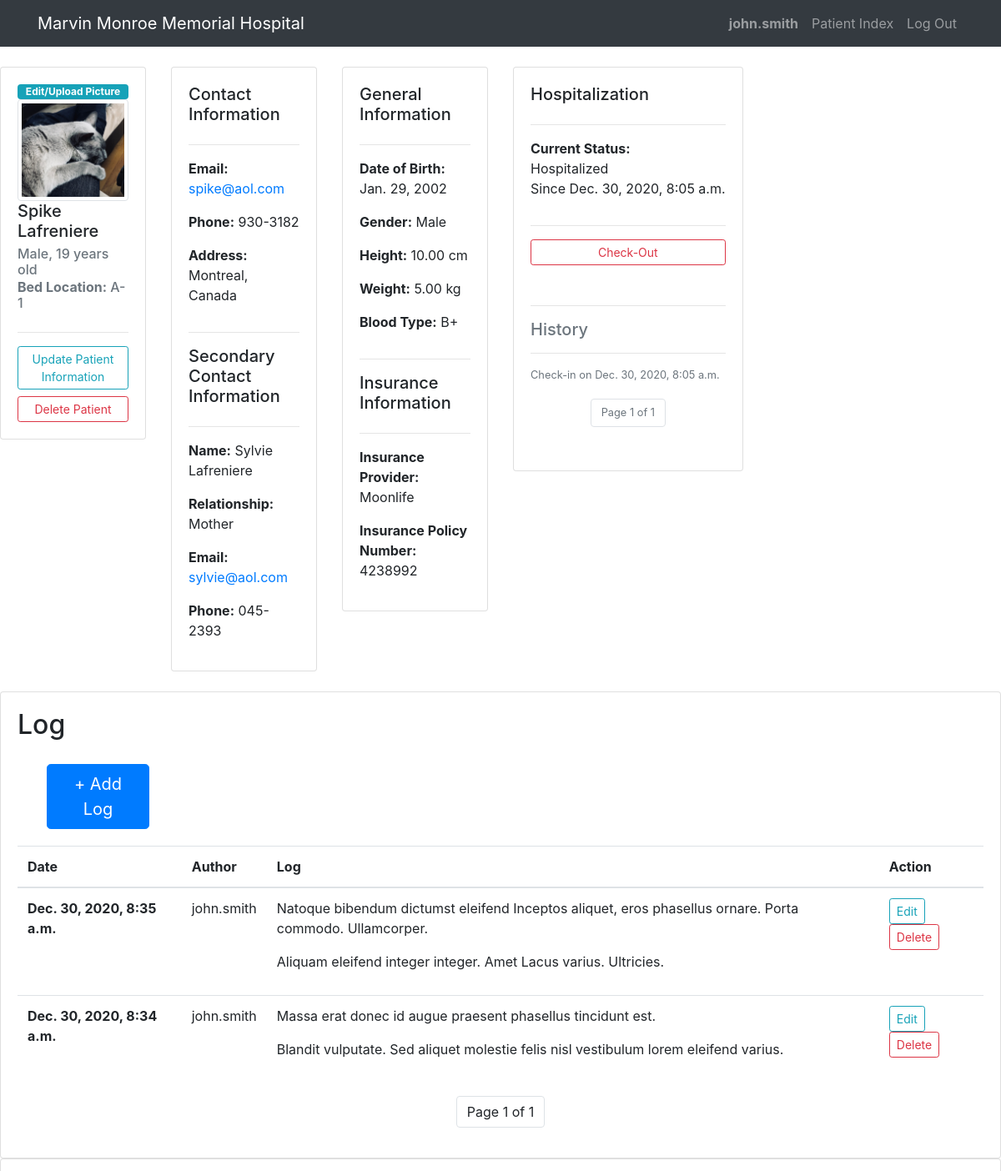
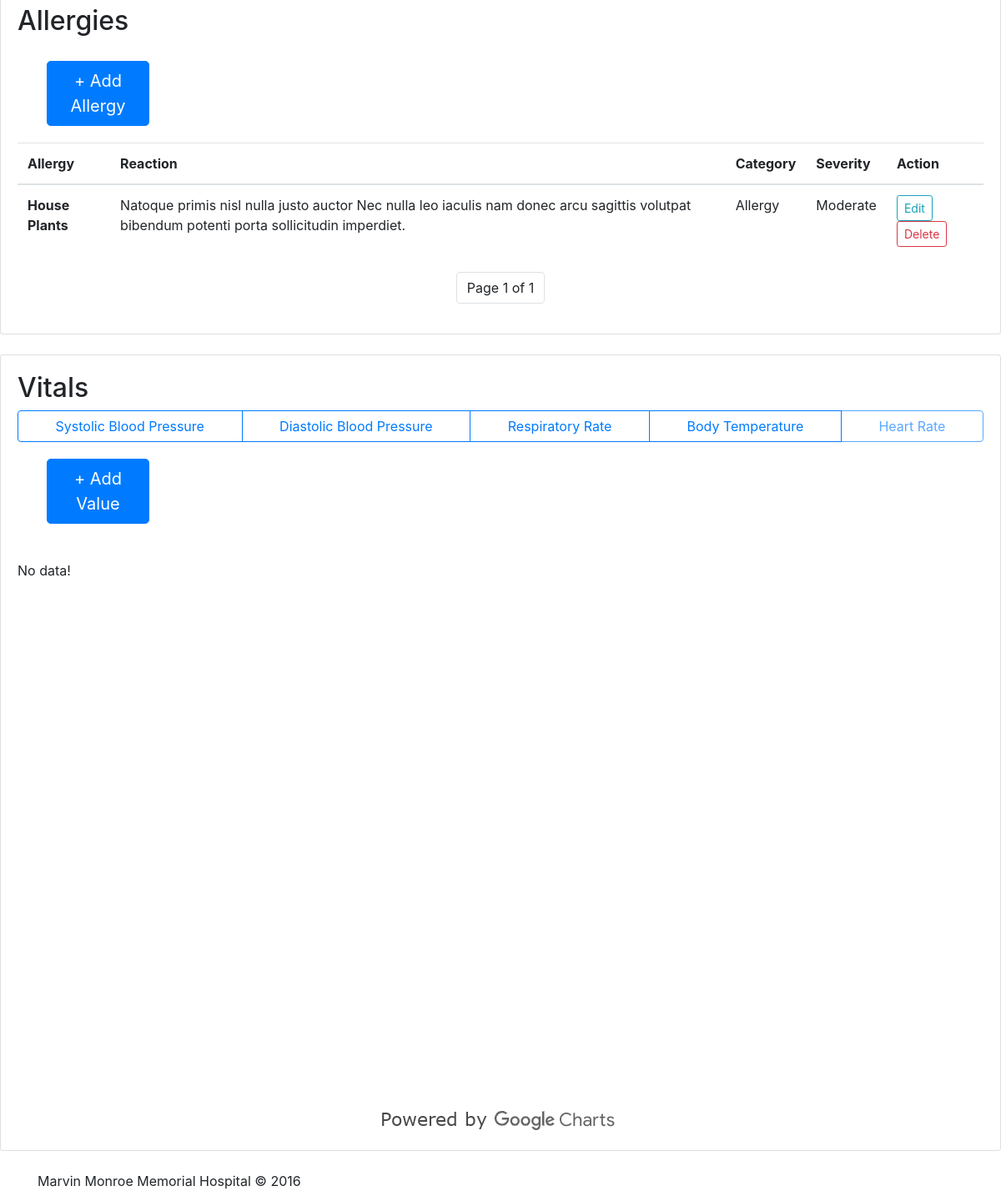
Page /patient/3 (signed in) on the committed database (2 pictures, top to bottom).
### hms/models.py (models this page shows, shortened)
class User(AbstractUser):
    pass

class Patient(models.Model):
    GENDER_CHOICES = [
        ('M', 'Male'),
        ('F', 'Female'),
        ('O', 'Other')
    ]
    BLOOD_TYPES = [
        ('APOS', 'A+'),
        ('ANEG', 'A-'),
        ('BPOS', 'B+'),
        ('BNEG', 'B-'),
        ('OPOS', 'O+'),
        ('ONEG', 'O-'),
        ('ABPOS', 'AB+'),
        ('ABNEG', 'AB-'),
        ('UNKNOWN', 'Unknown')
    ]
    first_name = models.CharField(max_length=200, blank=True, default='N/A')
    last_name = models.CharField(max_length=200, blank=True, default='N/A')
    gender = models.CharField(max_length=100, null=True, blank=True, default='Other', choices=GENDER_CHOICES)
    address = models.CharField(max_length=400, blank=True, default='N/A')
    birth_date = models.DateField(null=True, blank=True, default='N/A')
    phone = models.CharField(max_length=200, blank=True, default='N/A')
    email = models.CharField(max_length=200, blank=True, default='N/A')
    avatar = models.ImageField(null=True, blank=True)
    height_cm = models.DecimalField(default="0.00", decimal_places=2, max_digits=5, blank=True, null=True)
    weight_kg = models.DecimalField(default="0.00", decimal_places=2, max_digits=50, blank=True, null=True)
    blood_type = models.CharField(max_length=100, null=True, default="Unknown", choices=BLOOD_TYPES)
    contact_name = models.CharField(max_length=200, blank=True, default='N/A')
    contact_relationship = models.CharField(max_length=200, blank=True, default='N/A')
    contact_phone = models.CharField(max_length=200, blank=True, default='N/A')
    contact_email = models.CharField(max_length=200, blank=True, default='N/A')
    insurance_policy_provider = models.CharField(max_length=200, blank=True, default='N/A')
    insurance_policy_number = models.CharField(max_length=200, blank=True, default='N/A')
    bed_location = models.CharField(max_length=200, blank=True, default='N/A')
    timestamp = models.DateTimeField(auto_now_add=True)
    def age(self):
        if not self.birth_date:
            return 0
        else:
            return (datetime.date.today().year - self.birth_date.year)
    def gender_full(self):
        return self.get_gender_display()
    def blood_type_full(self):
        return self.get_blood_type_display()

class Hospitalization(models.Model):
    STATUS_CHOICES = [
        ('CHECKIN', 'Check-in'),
        ('CHECKOUT', 'Check-out')
    ]
    patient = models.ForeignKey(Patient, on_delete=models.CASCADE, related_name="hospitalization_patient", null=True)
    nurse = models.ForeignKey(User, on_delete=models.CASCADE, related_name="hospitalization_nurse", null=True)
    status = models.CharField(max_length=100, null=True, choices=STATUS_CHOICES)
    timestamp = models.DateTimeField(auto_now_add=True)

class Log(models.Model):
    patient = models.ForeignKey(Patient, on_delete=models.CASCADE, related_name="log_patient", null=True)
    nurse = models.ForeignKey(User, on_delete=models.CASCADE, related_name="log_nurse", null=True)
    note = models.TextField(blank=True)
    timestamp = models.DateTimeField(auto_now_add=True)

class Allergy(models.Model):
    CATEGORY_CHOICES = [
        ('SFX', 'Side Effect'),
        ('ALGY', 'Allergy')
    ]
    SEVERITY_CHOICES = [
        ('MILD', 'Mild'),
        ('MODERATE', 'Moderate'),
        ('SEVERE', 'Severe')
    ]
    patient = models.ForeignKey(Patient, on_delete=models.CASCADE, related_name="allergy_patient", null=True)
    nurse = models.ForeignKey(User, on_delete=models.CASCADE, related_name="allergy_nurse", null=True)
    allergy = models.CharField(max_length=200, blank=True)
    reaction = models.TextField(blank=True)
    category = models.CharField(max_length=100, null=True, choices=CATEGORY_CHOICES)
    severity = models.CharField(max_length=100, null=True, choices=SEVERITY_CHOICES)
    timestamp = models.DateTimeField(auto_now_add=True)
    def display_category(self):
        return self.get_category_display()
    def display_severity(self):
        return self.get_severity_display()

### hms/views.py (the view)
# urls.py: path("patient/<str:pk>", views.patient, name="patient"),
@login_required(login_url='login') # From https://docs.djangoproject.com/en/dev/ref/settings/#login-redirect-url
def patient(request, pk):
    patient = Patient.objects.get(id=pk)
    allergies = Allergy.objects.filter(patient=patient).order_by('allergy').all()
    logs = Log.objects.filter(patient=patient).order_by('-timestamp').all()
    statuses = Hospitalization.objects.filter(patient=patient).order_by('-timestamp').all()
    if (len(statuses) > 0 and statuses[0].status == 'Check-in'):
        status = statuses[0]
    else:
        status = "Released"
    his_paginator = Paginator(statuses, 3) # Show 3 elements per page.
    his_page_number = request.GET.get('page_his')
    his_page_obj = his_paginator.get_page(his_page_number)
    logs_paginator = Paginator(logs, 5) # Show 5 logs per page.
    logs_page_number = request.GET.get('page_log')
    logs_page_obj = logs_paginator.get_page(logs_page_number)
    allergies_paginator = Paginator(allergies, 10) # Show 10 allergies per page.
    allergies_page_number = request.GET.get('page_all')
    allergies_page_obj = allergies_paginator.get_page(allergies_page_number)
    context = {"patient": patient, "status": status, "statuses": his_page_obj, "logs": logs_page_obj, "NewLogForm": NewLogForm, "allergies": allergies_page_obj, "NewAllergyForm": NewAllergyForm}
    return render(request, "hms/profile.html", context)

### hms/templates/hms/profile.html (shortened to what this page needs)
{% extends "hms/layout.html" %}
{% load static %}
{% block body %}
<br>
<div class="row justify-content-md-left">
	<div class="col col-lg-2">
		<div class="card card-body">
			<a href="{% url 'editpicture' patient.id %}" class="badge badge-info">Edit/Upload Picture</a>
			{% if patient.avatar %}
				<a href="{{ patient.avatar.url }}"><img src="{{ patient.avatar.url }}" class="img-thumbnail"></a>
			{% endif %}
			<h5 class="card-title">{{ patient.first_name }} {{ patient.last_name }}</h5>
			<h6 class="card-subtitle mb-2 text-muted">{{ patient.gender_full }}, {{ patient.age }} years old</h6>
			<h6 class="card-subtitle mb-2 text-muted"><b>Bed Location:</b> {{ patient.bed_location }}</h6>
			<hr>
			<a class="btn btn-outline-info btn-sm btn-block" href="{% url 'editpatient' patient.id %}">Update Patient Information</a>
			<a class="btn btn-outline-danger btn-sm btn-block" href="{% url 'deletepatient' patient.id %}">Delete Patient</a>
		</div>
	</div>
	<div class="col col-lg-2">
		<div class="card card-body">
			<h5>Contact Information</h5>
			<hr>
			<p><b>Email:</b> <a href="mailto:{{ patient.email }}">{{ patient.email }}</a></p>
			<p><b>Phone:</b> {{ patient.phone }}</p>
			<p><b>Address:</b> {{ patient.address }}</p>
			<hr>
			<h5>Secondary Contact Information</h5>
			<hr>
			<p><b>Name:</b> {{ patient.contact_name }}</p>
			<p><b>Relationship:</b> {{ patient.contact_relationship }}</p>
			<p><b>Email:</b> <a href="mailto:{{ patient.contact_email }}">{{ patient.contact_email }}</a></p>
			<p><b>Phone:</b> {{ patient.contact_phone }}</p>
		</div>
	</div>
	<div class="col col-lg-2">
		<div class="card card-body">
			<h5>General Information</h5>
			<hr>
			<p><b>Date of Birth:</b> {{ patient.birth_date }}</p>
			<p><b>Gender:</b> {{ patient.gender_full }}</p>
			<p><b>Height:</b> {{ patient.height_cm }} cm</p>
			<p><b>Weight:</b> {{ patient.weight_kg }} kg</p>
			<p><b>Blood Type:</b> {{ patient.blood_type_full }}</p>
			<hr>
			<h5>Insurance Information</h5>
			<hr>
			<p><b>Insurance Provider:</b> {{ patient.insurance_policy_provider }}</p>
			<p><b>Insurance Policy Number:</b> {{ patient.insurance_policy_number }}</p>
		</div>
	</div>
	<div class="col-md-auto">
		<div class="card card-body">
			<h5>Hospitalization</h5>
			<hr>
			<p>
				<b>Current Status:</b>
				{% if status != "Released" %}
					<br>Hospitalized<br>Since {{ status.timestamp }}
					<hr>
					<a href="{% url 'checkinout' patient.id %}" class="btn btn-outline-danger btn-sm">Check-Out</a>
				{% else %}
					<br>Released
					<hr>
					<a href="{% url 'checkinout' patient.id %}" class="btn btn-outline-info btn-sm">Check-In</a>
      			{% endif %}
      		</p>
      		<p class="card-text">
      			<small class="text-muted">
					<hr>
      				<h5>History</h5>
					<hr>
					{% for status in statuses  %}
						{{ status.status }} on {{ status.timestamp}} <br>
					{% endfor %}
        			<br>
					<nav>
						<ul class="pagination justify-content-center">
    						<li class="page-item"><a class="page-link">Page {{ statuses.number }} of {{ statuses.paginator.num_pages }}</a></li>
    					</ul>
					</nav>
				</small>
			</p>
		</div>
	</div>
</div>
<br>
<div class="row">
	<div class="col">
		<div class="card card-body">
      		<h2>Log</h2>
      		<div class="col col-lg-2">
      			<div class="card card-body border-0">
					<button type="button" class="btn btn-primary btn-lg" id="add-log">+ Add Log</button>
      			</div>
      		</div>
			<div>
      		{% if logs %}
        		<table class="table">
          			<thead>
            			<tr>
              				<th scope="col">Date</th>
              				<th scope="col">Author</th>
              				<th scope="col">Log</th>
              				<th scope="col">Action</th>
            			</tr>
          			</thead>
          			<tbody>
            			{% for log in logs %}
            				<tr>
              					<th scope="row" id="date-{{ log.id }}">{{ log.timestamp }}</th>
              					<td id="author-{{ log.id }}">{{ log.nurse }}</td>
              					<td id="log-{{ log.id }}">{{ log.note|linebreaks }}</td>
              					<td id="action-{{ log.id }}">
              						<a href="{% url 'editlog' log.id %}" class="btn btn-outline-info btn-sm">Edit</a>
              						<a href="{% url 'deletelog' log.id %}" class="btn btn-outline-danger btn-sm">Delete</a>
              					</td>
            				</tr>
            			{% endfor %}
          			</tbody>
        		</table>
				<nav>
					<ul class="pagination justify-content-center">
    					<li class="page-item"><a class="page-link">Page {{ logs.number }} of {{ logs.paginator.num_pages }}</a></li>
    				</ul>
				</nav>
      		{% else %}
        		<p>No logs recorded!</p>
      		{% endif %}
      		</div>
		</div>
	</div>
</div>
<div class="row">
	<div class="col">
		<div class="card card-body">
      		<h2>Allergies</h2>
      		<div class="col col-lg-2">
      			<div class="card card-body border-0">
					<button type="button" class="btn btn-primary btn-lg" id="add-allergy">+ Add Allergy</button>
      			</div>
      		</div>
			<div>
      		{% if allergies %}
        		<table class="table">
          			<thead>
            			<tr>
              				<th scope="col">Allergy</th>
              				<th scope="col">Reaction</th>
              				<th scope="col">Category</th>
              				<th scope="col">Severity</th>
              				<th scope="col">Action</th>
            			</tr>
          			</thead>
          			<tbody>
            			{% for allergy in allergies %}
            				<tr>
              					<th scope="row" id="allergy-{{ allergy.id }}">{{ allergy.allergy }}</th>
              					<td id="reaction-{{ allergy.id }}">{{ allergy.reaction|linebreaks }}</td>
              					<td id="catgeory-{{ allergy.id }}">{{ allergy.display_category }}</td>
              					<td id="severity-{{ allergy.id }}">{{ allergy.display_severity }}</td>
              					<td id="action-{{ allergy.id }}">
              						<a href="{% url 'editallergy' allergy.id %}" class="btn btn-outline-info btn-sm">Edit</a>
              						<a href="{% url 'deleteallergy' allergy.id %}" class="btn btn-outline-danger btn-sm">Delete</a>
              					</td>
            				</tr>
            			{% endfor %}
          			</tbody>
        		</table>
				<nav>
					<ul class="pagination justify-content-center">
    					<li class="page-item"><a class="page-link">Page {{ allergies.number }} of {{ allergies.paginator.num_pages }}</a></li>
    				</ul>
				</nav>
      		{% else %}
        		<p>No allergies recorded!</p>
      		{% endif %}
      		</div>
		</div>
	</div>
</div>
<br>
<div class="row">
	<div class="col-md">
		<div class="card card-body">
			<h2>Vitals</h2>
			<div class="btn-group">
				<button class="btn btn-outline-primary" id="SYS_BP">Systolic Blood Pressure</button>
				<button class="btn btn-outline-primary" id="DIA_BP">Diastolic Blood Pressure</button>
    			<button class="btn btn-outline-primary" id="RR">Respiratory Rate</button>
    			<button class="btn btn-outline-primary" id="BT">Body Temperature</button>
    			<button class="btn btn-outline-primary" id="HR">Heart Rate</button>
    		</div>
			<div class="col col-lg-2">
				<div class="card card-body border-0">
					<button type="button" class="btn btn-primary btn-lg" id="add-vital">+ Add Value</button>
					<br>
				</div>
			</div>
			<div class="embed-responsive embed-responsive-16by9">
				<div id="curve_chart" class="embed-responsive-item"></div>
   			</div>
   			<div class="d-flex justify-content-center"><img src="{% static 'gol_footer.png' %}"></img></div>
		</div>
	</div>
</div>
{% endblock %}

### hms/templates/hms/layout.html (shortened to what this page needs)
{% load static %}
<!DOCTYPE html>
<html>
<head>
    <link rel="stylesheet" href="https://stackpath.bootstrapcdn.com/bootstrap/4.3.1/css/bootstrap.min.css">
    <link rel="stylesheet" href="{% static 'styles.css' %}">
</head>
<body>
    <nav class="navbar navbar-dark navbar-expand-sm bg-dark">
        <div class="container">
            <a class="navbar-brand" href="{% url 'index' %}">Marvin Monroe Memorial Hospital</a>
            <div class="collapse navbar-collapse">
                <ul class="nav navbar-nav ml-auto">
                    {% if user.is_authenticated %}
                        <li class="nav-item">
                            <a class="nav-link" href=""><strong>{{ user.username }}</strong></a>
                        </li>
                    {% endif %}
                    {% if user.is_authenticated %}
                        <li class="nav-item">
                            <a class="nav-link" href="{% url 'patientindex' %}">Patient Index</a>
                        </li>
                        <li class="nav-item">
                            <a class="nav-link" href="{% url 'logout' %}">Log Out</a>
                        </li>
                    {% endif %}
                </ul>
            </div>
        </div>
    </nav>
    <div class="body">
        {% block body %}
        {% endblock %}
    </div>
    <br>
    <footer class="site-footer">
        <div class="row">
            <div class="container">
                <span>Marvin Monroe Memorial Hospital © 2016</span>
            </div>
        </div>
    </footer>
</body>
</html>

### rows in the picture
User: username "john.smith"
Patient: avatar (picture), first_name "Spike", last_name "Lafreniere", gender_full "Male", age "19", bed_location "A-1", email "spike@aol.com", phone "930-3182", address "Montreal, Canada", contact_name "Sylvie Lafreniere", contact_relationship "Mother", contact_email "sylvie@aol.com", contact_phone "045-2393", birth_date "Jan. 29, 2002", height_cm "10.00", weight_kg "5.00", blood_type_full "B+", insurance_policy_provider "Moonlife", insurance_policy_number "4238992"
Hospitalization: timestamp "Dec. 30, 2020, 8:05 a.m.", status "Check-in"
Log: timestamp "Dec. 30, 2020, 8:35 a.m.", nurse "john.smith", note "Natoque bibendum dictumst eleifend Inceptos aliquet, eros phasellus ornare. Porta commodo. Ullamcorper. Aliquam eleifend integer integer. Amet Lacus varius. Ultricies."
Log: timestamp "Dec. 30, 2020, 8:34 a.m.", nurse "john.smith", note "Massa erat donec id augue praesent phasellus tincidunt est. Blandit vulputate. Sed aliquet molestie felis nisl vestibulum lorem eleifend varius."
Allergy: allergy "House Plants", reaction "Natoque primis nisl nulla justo auctor Nec nulla leo iaculis nam donec arcu sagittis volutpat bibendum potenti porta sollicitudin imperdiet.", display_category "Allergy", display_severity "Moderate"

### other values in the picture
{{ statuses.number }} "1"
{{ statuses.paginator.num_pages }} "1"
{{ logs.number }} "1"
{{ logs.paginator.num_pages }} "1"
{{ allergies.number }} "1"
{{ allergies.paginator.num_pages }} "1"
